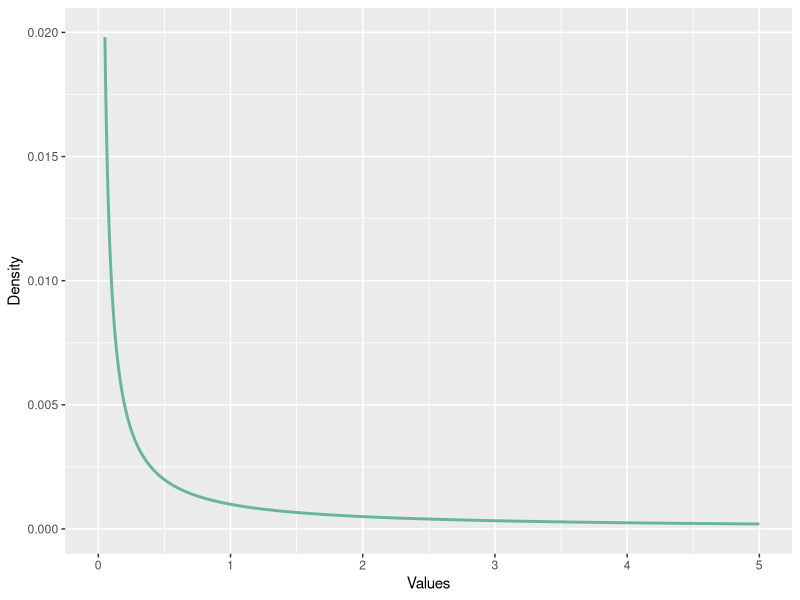
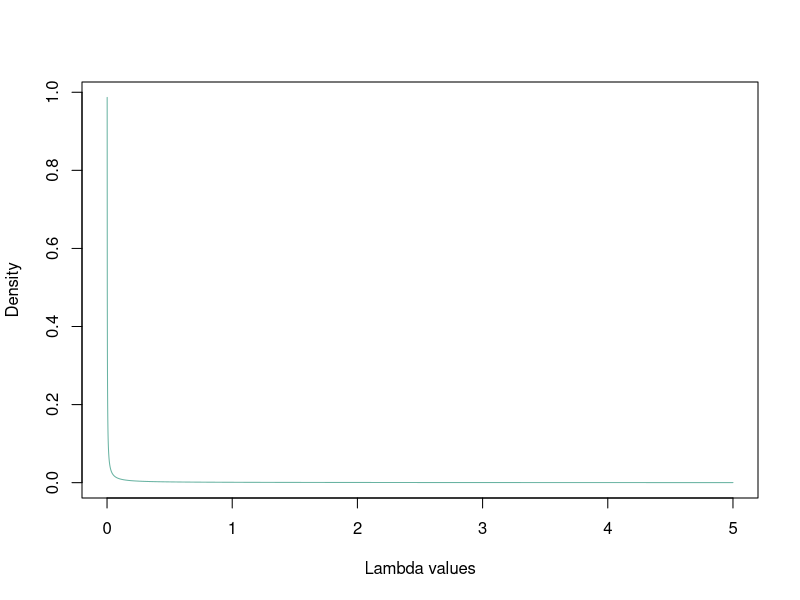
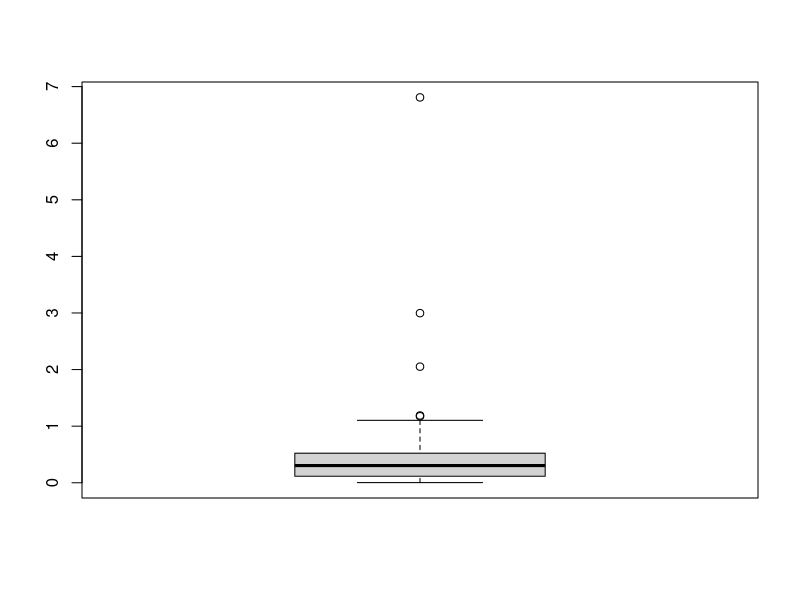
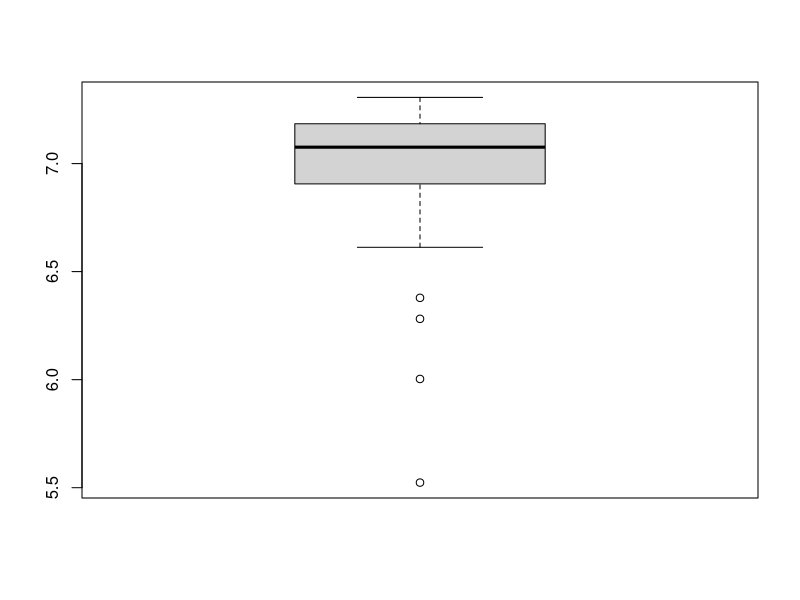
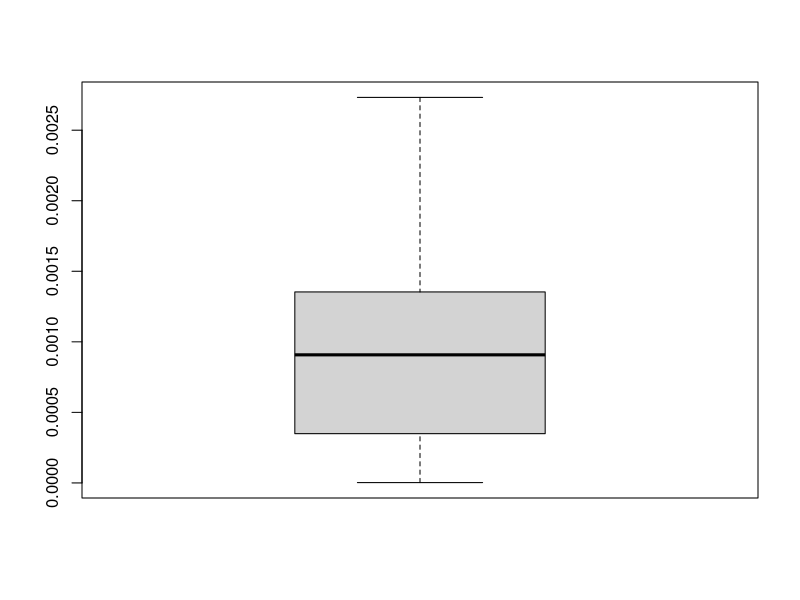
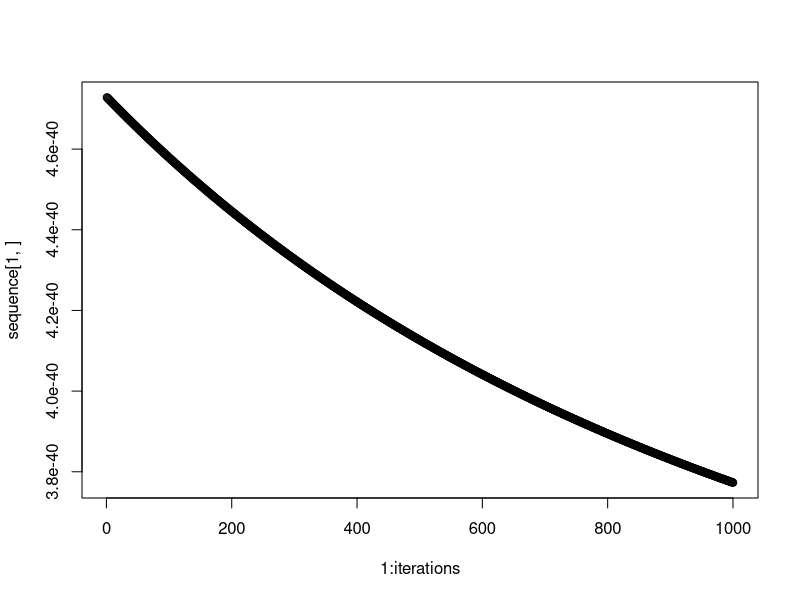
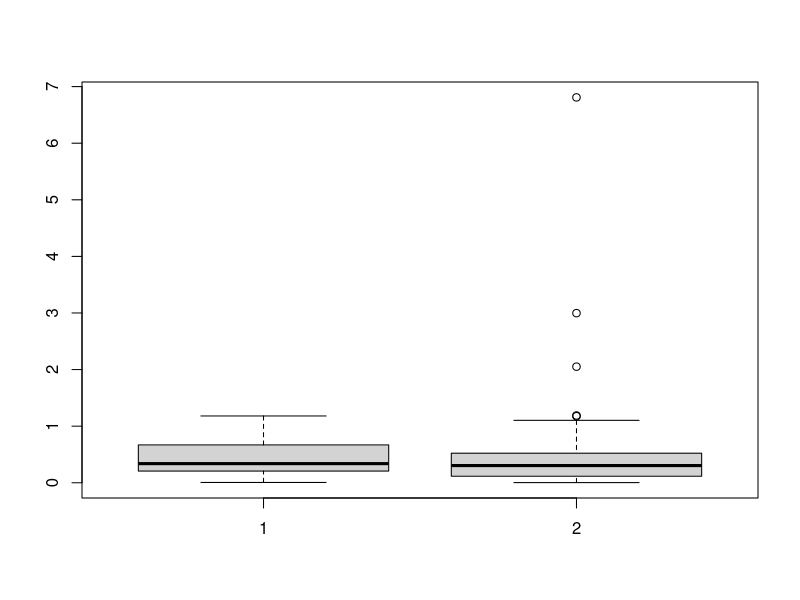
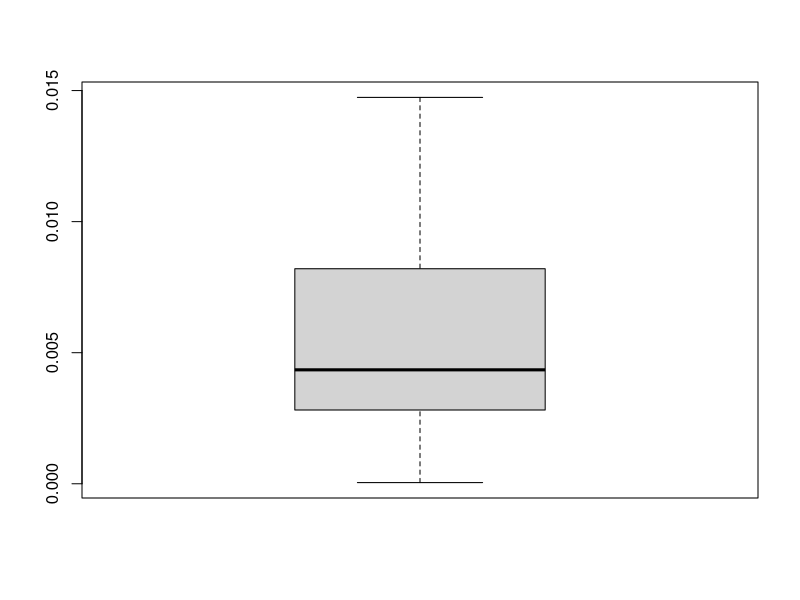

Reproduce these figures in R, in order.
## working with a Gamma - Poisson conjugate model
## We set our parameters lambda, a and b for Poisson(lambda) and Gamma(a,b)

#######################################################
### Configurations
sets=50   # the number of sets of data
n = 50    # the number of samples in each set
N=10000
lambda = 2
a = 0.001
b = 0.001
########################################################
### Prior vs Posterior density plots
library(ggplot2)

x <- seq(0,5,0.001)
y <- dgamma(x,a,b)

data <- data.frame(x = x, y = y)
ggplot(data = data, aes(x = x, y = y)) +
  geom_line(color="#69b3a2", size = 1) +
  labs(x = "Values", y = "Density") +
  scale_y_continuous(limits = c(0, 0.02))

plot(x,y, type = 'l', col="#69b3a2", xlab = 'Lambda values', ylab = 'Density')
########################################################
## Useful Functions

logmarglikelihood <- function(data,ybar,n,a,b) {a*log(b)+log(gamma(n*ybar+a))-sum(log(factorial(data)))-log(gamma(a))-(n*ybar+a)*log(n+b)}

likelihood <- function(x,data) {prod(dpois(data,x, log = FALSE))}
loglikelihood <- function(x,data) {sum(dpois(data,x, log = TRUE))}

prior <- function(x) {dgamma(x,a,b, log = FALSE)}
logprior <- function(x) {dgamma(x,a,b, log = TRUE)}

########################################################
### Data simulations
set.seed(1)

sims <- matrix(0,sets,n)

for (i in 1:sets) { sims[i,] <- rpois(n,lambda)}

ybar <- apply(sims,1,mean)

results <- numeric(sets) # holds our true model evidence values
for (i in 1:sets) { results[i] <- logmarglikelihood(sims[i,],ybar[i],n,a,b) }

postsims <- t(apply(sims,1,function(x) {rgamma(N, a + sum(x), b+n)})) # 50 posterior samples

priorsims <- matrix(0,sets,N)
for (i in 1:sets)
priorsims[i,] <- rgamma(N,a,b)
priorsims[priorsims==0] <- .Machine$double.xmin
## Now we use  computational methods to estimate the evidence and compare this to the likelihood
############################################################################################################################
## Monte Carlo estimator
set.seed(1)

likelihoods <- matrix(0,sets,N)

for(i in 1:sets){
likelihoods[i,] <- sapply(priorsims[i,],likelihood,data = sims[i,])
}

MCestimates <- apply(likelihoods,1, function(x) {log(1/N*sum(x))})

MCerrors <- abs(MCestimates-results)
boxplot(MCerrors)
############################################################################################################################   
## Harmonic Mean estimate
set.seed(1)

likelihoods <- matrix(0,sets,N)
for (i in 1:sets){
  likelihoods[i,] <- sapply(postsims[i,],likelihood,data = sims[i,])
}

HMestimates <- apply(likelihoods,1,function(x) {-log(1/N*sum(1/x))})

HMerrors <- abs(HMestimates-results)

boxplot(HMerrors)
############################################################################################################################
## Generalised Harmonic Mean Estimate
set.seed(1)

proposaldensities <- matrix(0,sets,N)
for (i in 1:sets){
  #mean = (a+sum(sims[i,]))/(b+n)
  mean = mean(postsims[i,])
  var = var(postsims[i,])
  proposaldensities[i,] <- sapply(postsims[i,],dnorm,mean = mean, sd = sqrt(var))
}
priors <- t(apply(postsims,1,dgamma, shape = a, rate = b))

matrix <- proposaldensities/(likelihoods*priors)
HMestimates1 <- apply(matrix,1,function(x) {-log(1/N*sum(x))})

HMerrors1 <- abs(HMestimates1-results)

boxplot(HMerrors1)
############################################################################################################################
## Newton- Raftery estimator
set.seed(1)

delta = 0.2
iterations = 1000

indices <- matrix(0,sets,delta*N)
for (i in 1:sets) {
  indices[i,] <- sample(N,delta*N)
}

NRsims <- postsims

for (i in 1:sets){
  for(j in indices[i,]){
    NRsims[i,j] <- priorsims[i,j]
  }}


NRlikelihoods <- matrix(0,sets,N)
for (i in 1:sets){
  NRlikelihoods[i,] <- sapply(NRsims[i,],likelihood,data = sims[i,])
}

NRestimates <- exp(HMestimates1)
sequence <- matrix(0,sets,iterations)
for(i in 1:sets){
  sequence[i,1] <- NRestimates[i]
}

for (i in 1:sets){
  for (j in 1:iterations) {
    NRestimates[i] <- (sum(NRlikelihoods[i,]*(delta*NRestimates[i]+(1-delta)*NRlikelihoods[i,])^-1))/(sum((delta*NRestimates[i]+(1-delta)*NRlikelihoods[i,])^-1))
  sequence[i,j] <- NRestimates[i]
    }
}

NRestimates <- log(NRestimates)

NRerrors <- abs(NRestimates-results)
plot(1:iterations,sequence[1,])
boxplot(NRerrors,MCerrors)
############################################################################################################################
## Laplace-Metropolis estimator
set.seed(1)

logposterior <- matrix(0,sets,N)
for ( i in 1:sets) {
  for( j in 1:N) {
  logposterior[i,j] <- loglikelihood(postsims[i,j],sims[i,])+logprior(postsims[i,j])
}}

maxlambda <- numeric(sets)
for ( i in 1:sets ) {maxlambda[i] <-  which.max(logposterior[i,])}

S <- numeric(sets)
for (i in 1:sets) {S[i] <- var(postsims[i,])}

d <- 1

LMestimates <- numeric(sets)
for (i in 1:sets) { LMestimates[i] <- (d/2)*log(2*pi)+0.5*log(S[i])+logposterior[i,][maxlambda[i]]}

LMestimates

LMerrors <- abs(LMestimates-results)

boxplot(LMerrors)

############################################################################################################################
## Bridge sampling estimator
set.seed(1)

iterations=5

N1=N
N2=N

s1=N1/(N1+N2)
s2=N2/(N1+N2)

postsims <- t(apply(sims,1,function(x) {rgamma(N1, a + sum(x), b+n)}))

proposalsims <- matrix(0,sets,N2)
for (i in 1:sets){
  mean = (a+sum(sims[i,]))/(b+n)
  sd=sqrt((a+sum(sims[i,]))/((b+n)^2))
  proposalsims[i,] <- (rnorm(N,mean = mean, sd = sd))
}

likelihoods2 <- matrix(0,sets,N2)

#for (i in 1:sets){
#  likelihoods2[i,] <- sapply(proposalsims[i,],likelihood,data = sims[i,])
#}

for ( i in 1:sets) {
  for( j in 1:N2) {
    likelihoods2[i,j] <- likelihood(proposalsims[i,j],sims[i,])
  }}


priors2 <- t(apply(proposalsims,1,dgamma, shape = a, rate = b))

proposaldensities2 <- matrix(0,sets,N2)
for (i in 1:sets){
  mean = (a+sum(sims[i,]))/(b+n)
  sd=sqrt((a+sum(sims[i,]))/((b+n)^2))
  proposaldensities2[i,] <- sapply(proposalsims[i,],dnorm,mean = mean, sd = sd)
}

likelihoods1 <- matrix(0,sets,N1)

#for (i in 1:sets){
#  likelihoods1[i,] <- sapply(postsims[i,],likelihood,data = sims[i,])
#}

for ( i in 1:sets) {
  for( j in 1:N1) {
    likelihoods1[i,j] <- likelihood(postsims[i,j],sims[i,])
  }}


priors1 <- t(apply(postsims,1,dgamma, shape = a, rate = b))

proposaldensities1 <- matrix(0,sets,N1)
for (i in 1:sets){
  mean = (a+sum(sims[i,]))/(b+n)
  sd=sqrt((a+sum(sims[i,]))/((b+n)^2))
  proposaldensities1[i,] <- sapply(postsims[i,],dnorm,mean = mean, sd = sd)
}

x2 <- matrix(0,sets,N2)
for (i in 1:sets){
  x2[i,] <- rep(exp(LMestimates[i]),N2)
}

x1 <- matrix(0,sets,N1)
for (i in 1:sets){
  x1[i,] <- rep(exp(LMestimates[i]),N1)
}

  
for(i in 1:iterations){
matrix2 <- (likelihoods2*priors2)/(s1*likelihoods2*priors2+s2*x2*proposaldensities2)
matrix1 <- proposaldensities1/(s1*likelihoods1*priors1+s2*x1*proposaldensities1)
numerator <- apply(matrix2,1,function(x) {1/N2*sum(x)})
denominator <- apply(matrix1,1,function(x) {1/N1*sum(x)})
BSestimates <- numerator/denominator

x2 <- matrix(0,sets,N2)
for (i in 1:sets){
  x2[i,] <- rep(exp(BSestimates[i]),N2)
}

x1 <- matrix(0,sets,N1)
for (i in 1:sets){
  x1[i,] <- rep(exp(BSestimates[i]),N1)
}

}

BSestimates <- log(BSestimates)
BSerrors <- abs(BSestimates-results)
boxplot(BSerrors)
############################################################################################################################
### Fourier Integral Method
set.seed(1)

N <- N
R <- 20


postsims <- t(apply(sims,1,function(x) {rgamma(N, a + sum(x), b+n)}))

postmeans <- apply(postsims,1,mean)

FIestimates <- numeric(sets)
postestimates <- numeric(sets)

for(i in 1:sets){
  postestimates[i] <- 1/(N*pi)*sum(sin(R*(postmeans[i]-postsims[i,]))/(postmeans[i]-postsims[i,]))
}

##for (i in seq(1,100)){
##print(1/(N*pi)*sum(sin(i*(postmeans[1]-postsims[1,]))/(postmeans[1]-postsims[1,])))
##}

dgamma(postmeans[1],a+sum(sims[1,]),b+n)

for( i in 1:sets){
FIestimates[i] <- loglikelihood(postmeans[i],sims[i,])+logprior(postmeans[i])-log(postestimates[i])
}

FIerrors <- abs(FIestimates-results)
boxplot(abs(FIestimates-results))

###################################################################################################  
###### MC, GHM AND LM summaries
par(mar = c(2.2,4.3,2,0.4))
boxplot(MCerrors,HMerrors1, LMerrors, xlab = '', ylab = 'Absolute Error', names = c('Monte Carlo','Gen. Harmonic Mean','Laplace-Metropolis'), outine.col = 'red', pch = 20 , 
        boxfill = "lightblue", whiskcol = 'blue', staplecol = 'blue', border = rgb(0.2,0.4,1), cex.lab = 1.4, cex.main = 1.3)
points(jitter(rep(1, length(MCerrors)), factor = 0.2), MCerrors, col = "yellow", pch = 4, bg = 'transparent')
points(jitter(rep(2, length(HMerrors1)), factor = 0.2), HMerrors1, col = "yellow", pch = 4, bg = 'transparent')
points(jitter(rep(3, length(LMerrors)), factor = 0.2), LMerrors, col = "yellow", pch = 4, bg = 'transparent')

############################################################################################################################
## box plot of errors
boxplot(LMerrors,HMerrors,HMerrors1,NRerrors,MCerrors,BSerrors,FIerrors)
